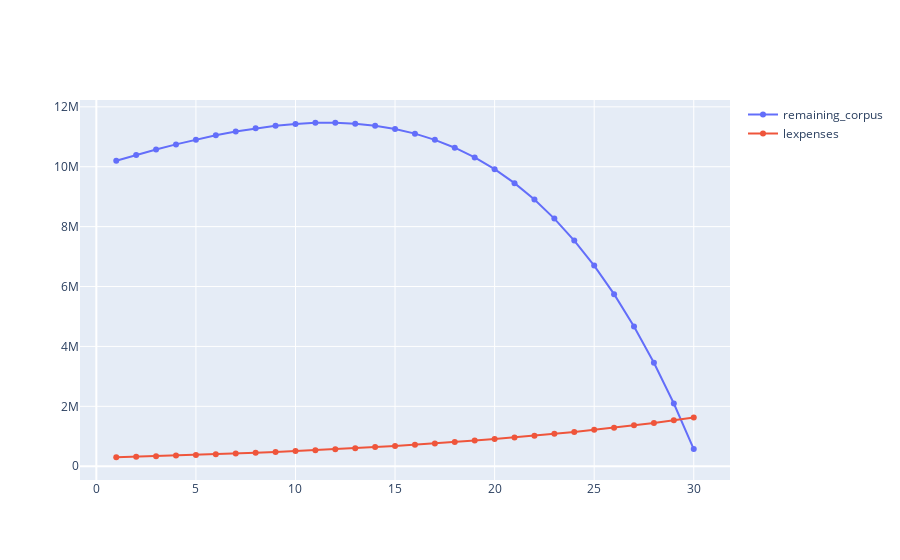

Notebook code for this chart:
### Code cell
import plotly.graph_objects as go

# import numpy as np


fig = go.Figure()
fig.add_trace(
    go.Scatter(
        x=x_axis,
        y=np.array(yearly_balance),
        mode="lines+markers",
        name="remaining_corpus",
    )
)
fig.add_trace(
    go.Scatter(
        x=x_axis, y=np.array(yearly_expenses), mode="lines+markers", name="expenses"
    )
)
fig.show()

### Figure 1 — Plotly figure (JSON) as saved in the notebook; plotly's stock layout.template omitted (floating-point values rounded to 4 significant figures)
{"data": [{"mode": "lines+markers", "name": "remaining_corpus", "type": "scatter", "x": [1, 2, 3, 4, 5, 6, 7, 8, 9, 10, 11, 12, 13, 14, 15, 16, 17, 18, 19, 20, 21, 22, 23, 24, 25, 26, 27, 28, 29, 30], "y": [10200000, 10392000, 10574520, 10750000.0, 10900000.0, 11050000.0, 11180000.0, 11280000.0, 11370000.0, 11430000.0, 11460000.0, 11470000.0, 11440000.0, 11370000.0, 11260000.0, 11100000.0, 10900000.0, 10630000.0, 10310000.0, 9918000.0, 9452000.0, 8904000.0, 8268000.0, 7536000.0, 6698000.0, 5745000.0, 4668000.0, 3455000.0, 2094000.0, 573000.0]}, {"mode": "lines+markers", "name": "lexpenses", "type": "scatter", "x": [1, 2, 3, 4, 5, 6, 7, 8, 9, 10, 11, 12, 13, 14, 15, 16, 17, 18, 19, 20, 21, 22, 23, 24, 25, 26, 27, 28, 29, 30], "y": [300000, 318000, 337100.0, 357300.0, 378700.0, 401500.0, 425600.0, 451100.0, 478200.0, 506800.0, 537300.0, 569500.0, 603700.0, 639900.0, 678300.0, 719000.0, 762100.0, 807800.0, 856300.0, 907700.0, 962100.0, 1020000.0, 1081000.0, 1146000.0, 1215000.0, 1288000.0, 1365000.0, 1447000.0, 1534000.0, 1626000.0]}], "layout": {}}
